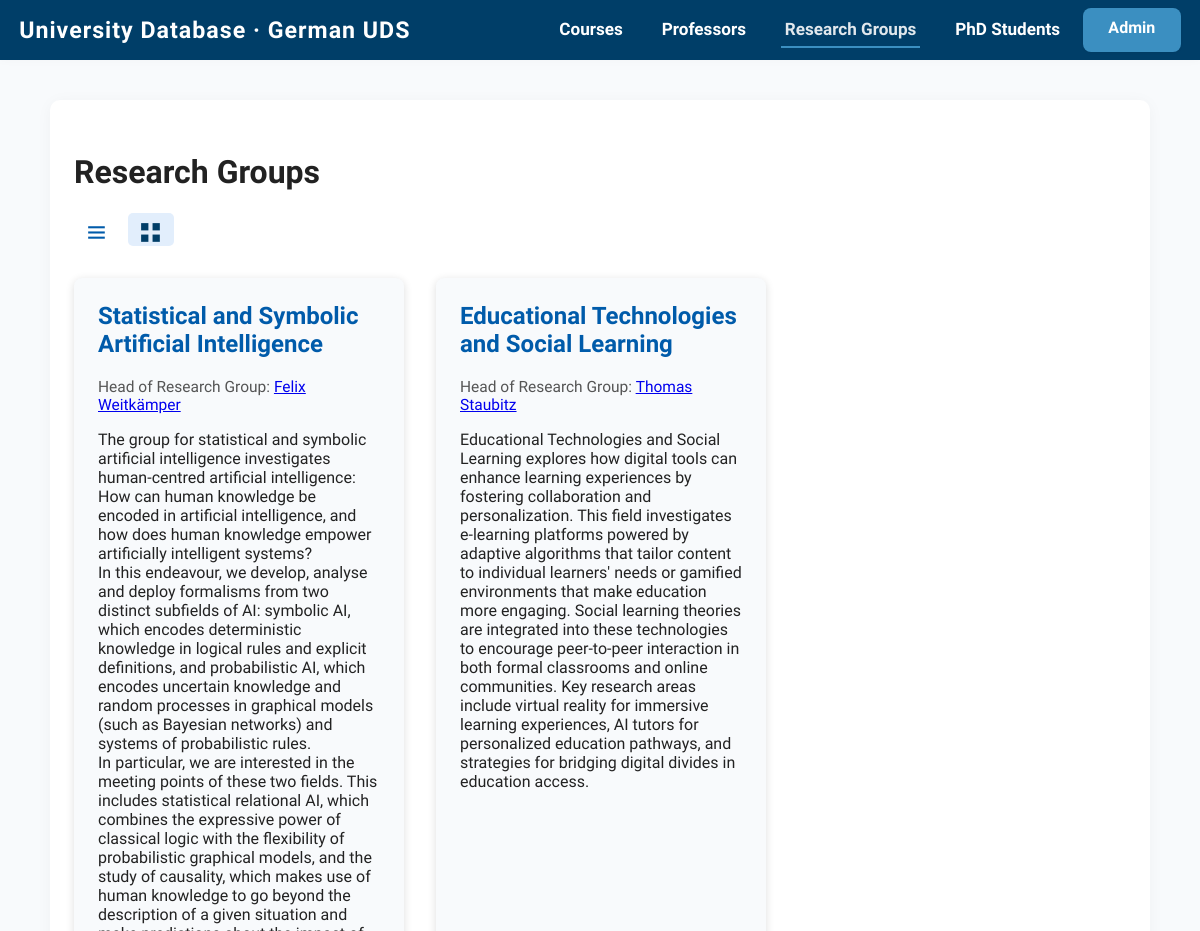
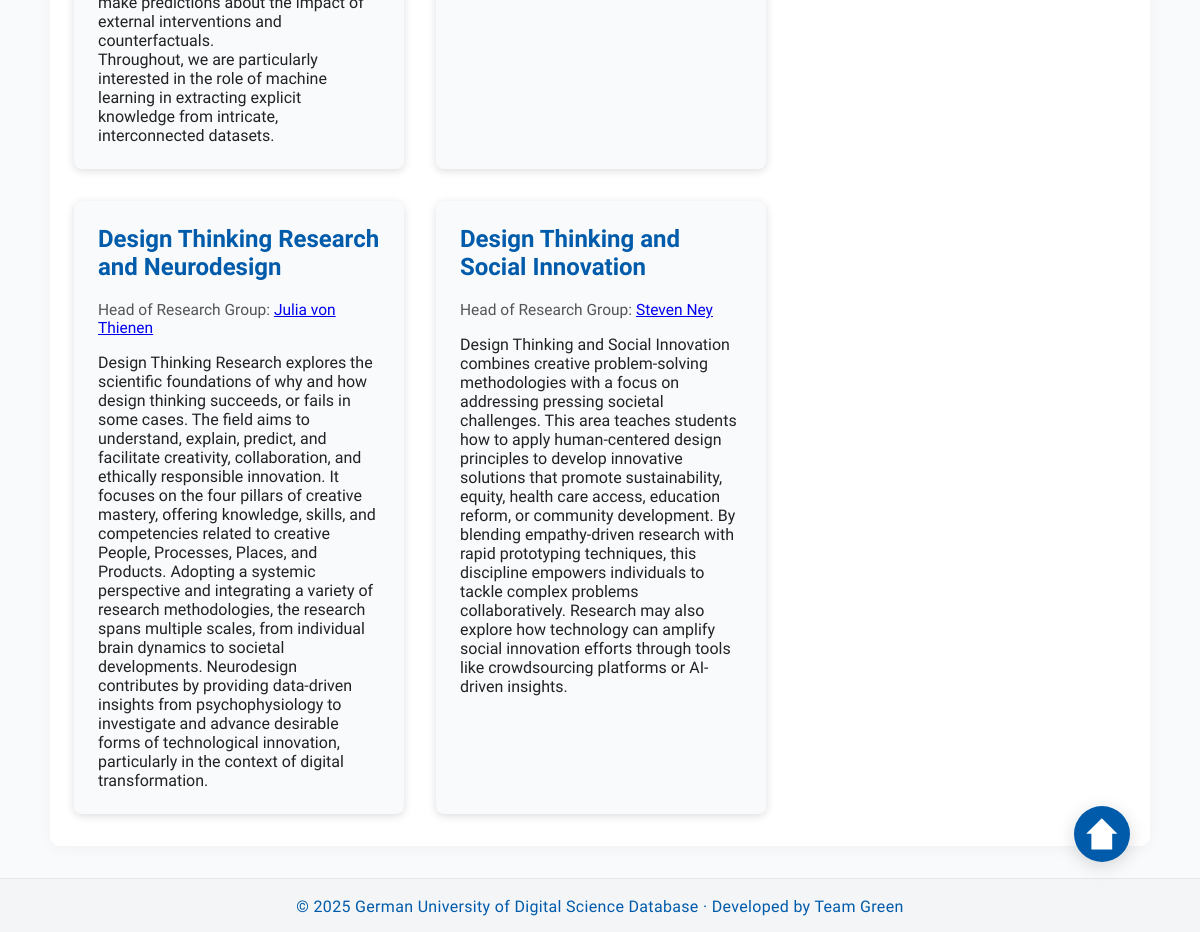
The app's page /research-groups/ with its own data (2 pictures, top to bottom).
### research_groups/models.py (models this page shows, shortened)
class ResearchGroup(models.Model):
    name = models.CharField(max_length=255)
    description = models.TextField()

### professors/models.py (models this page shows, shortened)
class Professor(models.Model):
    title = models.CharField(max_length=50)
    name = models.CharField(max_length=255)
    position = models.CharField(max_length=255)
    research_group = models.OneToOneField(
        'research_groups.ResearchGroup',  # string reference to avoid import cycle
        related_name='main_professor',
        on_delete=models.SET_NULL,
        null=True,
        blank=True
    )
    leads_research_group = models.OneToOneField(
        'research_groups.ResearchGroup',  # string reference to avoid import cycle
        on_delete=models.SET_NULL,
        null=True,
        blank=True,
        related_name='lead_professor'
    )
    bio = models.TextField(blank=True)
    image_url = models.URLField(blank=True)

### research_groups/views.py (the view)
# urls.py: path('', views.researchgroup_list, name='researchgroup_list'),
def researchgroup_list(request):
    view_mode = request.GET.get('view', 'block')
    groups = ResearchGroup.objects.all()
    return render(request, 'research_groups/research_groups_list.html', {
        'groups': groups,
        'view_mode': view_mode,
    })

### research_groups/templates/research_groups/research_groups_list.html (shortened to what this page needs)
{% extends "core/base.html" %}
{% block content %}
<h1>Research Groups</h1>
{% include "includes/view_toggle.html" with view_mode=view_mode %}
{% if view_mode == "list" %}
  <ul>
    {% for group in groups %}
      <li>
        <a href="{% url 'researchgroup_detail' group.id %}">{{ group.name }}</a>
        {% if group.lead_professor %}
          — Head of Research Group:
          <a href="{% url 'professor_detail' group.lead_professor.id %}">
            {{ group.lead_professor.name }}
          </a>
        {% endif %}
        {% if group.description %}
          <br>{{ group.description|truncatechars:100 }}
        {% endif %}
      </li>
    {% empty %}
      <li>No research groups found.</li>
    {% endfor %}
  </ul>
{% else %}
  <div style="display:flex; flex-wrap:wrap; gap:2em; margin-top:2em;">
    {% for group in groups %}
      <div style="background:#f8fafc; border-radius:8px; box-shadow:0 2px 8px #ddd; width:330px; padding:1.5em;">
        <h2 style="margin-top:0;">
          <a href="{% url 'researchgroup_detail' group.id %}" style="color:#005baa; text-decoration:none;">
            {{ group.name }}
          </a>
        </h2>
        {% if group.lead_professor %}
          <div style="font-size:0.97em; color:#555;">
            Head of Research Group:
            <a href="{% url 'professor_detail' group.lead_professor.id %}">{{ group.lead_professor.name }}</a>
          </div>
        {% else %}
          <div style="font-size:0.97em; color:#888;">No head assigned</div>
        {% endif %}
        {% if group.description %}
          <div style="margin-top:1em;">{{ group.description|linebreaksbr }}</div>
        {% endif %}
      </div>
    {% empty %}
      <p>No research groups found.</p>
    {% endfor %}
  </div>
{% endif %}
{% endblock %}

### core/templates/core/base.html (style rules this page uses)
:root { --primary: #005baa; --secondary: #3b8fc1; --light-bg: #f8fafc; --white: #fff; --nav-bg: #003e68; --nav-text: #fff; --nav-hover: #e1e8ed; --footer-bg: #f3f5f7; --footer-text: #005baa; --body-text: #222; }
html { box-sizing: border-box; font-size: 16px; }
*, *:before, *:after { box-sizing: inherit; }
body { margin: 0; font-family: 'Open Sans', Arial, Helvetica, sans-serif; background: var(--light-bg); color: var(--body-text); min-height: 100vh; display: flex; flex-direction: column; font-size: 1rem; }

### records on screen
ResearchGroup: name "Statistical and Symbolic Artificial Intelligence", lead_professor.name "Felix Weitkämper", description "The group for statistical and symbolic artificial intelligence investigates human-centred artificial intelligence: How can human knowledge be encoded in artificial intelligence, and how does human knowledge empower artificially intelligent systems? In this endeavour, we develop, analyse and deploy formalisms from two distinct subfields of AI: symbolic AI, which encodes deterministic knowledge in logical rules and explicit definitions, and probabilistic AI, which encodes uncertain knowledge and random processes in graphical models (such as Bayesian networks) and systems of probabilistic rules. In particular, we are interested in the meeting points of these two fields. This includes…"
ResearchGroup: name "Educational Technologies and Social Learning", lead_professor.name "Thomas Staubitz", description "Educational Technologies and Social Learning explores how digital tools can enhance learning experiences by fostering collaboration and personalization. This field investigates e-learning platforms powered by adaptive algorithms that tailor content to individual learners' needs or gamified environments that make education more engaging. Social learning theories are integrated into these technologies to encourage peer-to-peer interaction in both formal classrooms and online communities. Key research areas include virtual reality for immersive learning experiences, AI tutors for personalized education pathways, and strategies for bridging digital divides in education access."
ResearchGroup: name "Design Thinking Research and Neurodesign", lead_professor.name "Julia von Thienen", description "Design Thinking Research explores the scientific foundations of why and how design thinking succeeds, or fails in some cases. The field aims to understand, explain, predict, and facilitate creativity, collaboration, and ethically responsible innovation. It focuses on the four pillars of creative mastery, offering knowledge, skills, and competencies related to creative People, Processes, Places, and Products. Adopting a systemic perspective and integrating a variety of research methodologies, the research spans multiple scales, from individual brain dynamics to societal developments. Neurodesign contributes by providing data-driven insights from psychophysiology to investigate and advance…"
ResearchGroup: name "Design Thinking and Social Innovation", lead_professor.name "Steven Ney", description "Design Thinking and Social Innovation combines creative problem-solving methodologies with a focus on addressing pressing societal challenges. This area teaches students how to apply human-centered design principles to develop innovative solutions that promote sustainability, equity, health care access, education reform, or community development. By blending empathy-driven research with rapid prototyping techniques, this discipline empowers individuals to tackle complex problems collaboratively. Research may also explore how technology can amplify social innovation efforts through tools like crowdsourcing platforms or AI-driven insights."
